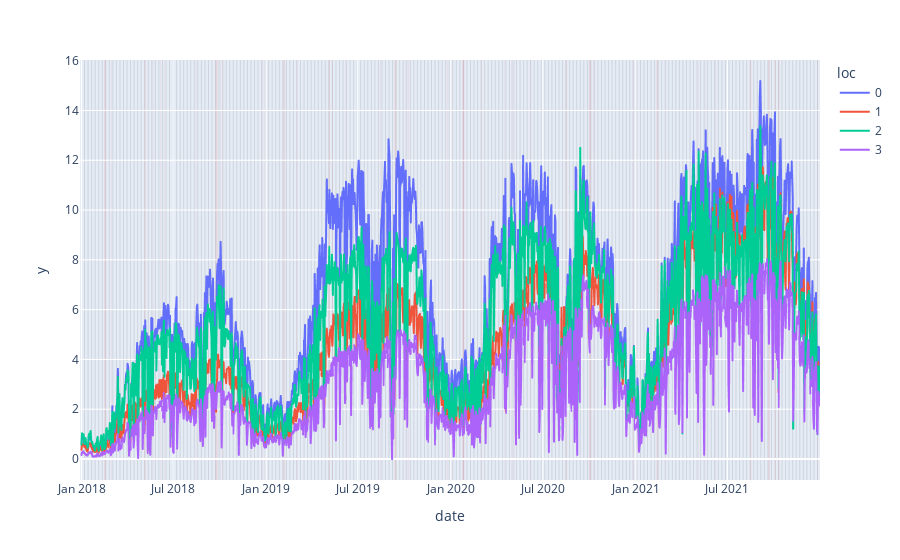

Notebook source saved alongside this figure:
### Code cell
fig = px.line(df_processed,x="date",y="y",color="loc")

for index, row in df_processed[:df_processed.shape[0]//4].iterrows():
    if row['weekend']: 
        fig.add_shape(type="rect",
                        xref="x",
                        yref="paper",
                        x0=row['date'],
                        y0=0,
                        x1=row['date'] + pd.DateOffset(1),
                        y1=1,
                        line=dict(color="rgba(0,0,0,0)",width=3,),
                        fillcolor="rgba(0,0,0,0.1)",
                        layer='below')

    if row['red']: 
        fig.add_shape(type="rect",
                        xref="x",
                        yref="paper",
                        x0=row['date'],
                        y0=0,
                        x1=row['date'] + pd.DateOffset(1),
                        y1=1,
                        line=dict(color="rgba(0,0,0,0)",width=3,),
                        fillcolor="rgba(230,0,0,0.1)",
                        layer='below')

fig.show()
